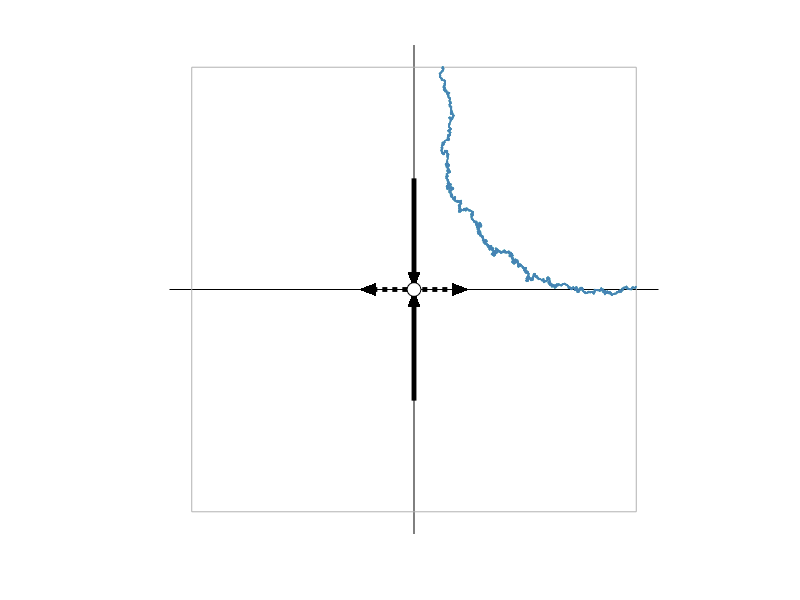

The MATLAB script that drew this image:
function figure6
%FIGURE6  A dissipative linear saddle equilibrium point

%   Kathryn A. Daltorio & Andrew D. Horchler, adh9 @ case . edu, Created 6-7-14
%   Revision: 1.1, 6-15-14


rng(15);                            % Set random seed to mak repeatable
dt = 1e-4;                          % Integration step size
delta = 0.1;                        % Neighborhood size
lambda_s = 0.08; lambda_u = 0.04;   % Stable and unstable eigenvalues
epsilon = 1.5e-3;                   % Noise magnitude

figure('Color','w','Renderer','painters');
pos = get(gcf,'Position'); set(gcf,'Position',pos([1:3 3]));
axis([-1 1 -1 1]*delta*1.1);
axis square; axis off; hold on;

% Draw axes, saddle, and eigenvectors
arrowx = 0.25*delta; arrowy = 0.5*delta;
arrow_length = 0.08*delta; arrow_width = 0.03*delta;
plot([-1 1]*delta*1.1,[0 0],'k',[0 0],[-1 1]*delta*1.1,'k');
plot([0 0],[1 -1]*arrowy,'k','LineWidth',3.5);
patch([0 -1 1 -1 1]*arrow_width,[0 1 1 -1 -1]*arrow_length,'k',...
      'EdgeColor','none');
plot([-1 1]*0.75*arrowx,[0 0],'k:','LineWidth',3.5);
patch([-arrowx -arrowx+arrow_length -arrowx+arrow_length -arrowx ...
       arrowx arrowx-arrow_length arrowx-arrow_length arrowx],...
      [0 1 -1 0 0 1 -1 0]*arrow_width,'k','EdgeColor','none');
plot(0,0,'ko','MarkerSize',10,'MarkerFaceColor','w');
plot([1 1 -1 -1 1]*delta,[1 -1 -1 1 1]*delta,'Color',[0.7 0.7 0.7]);
drawnow;

% Draw contour lines using solution to ODE
for x0 = 5*logspace(log10(delta/100),log10(delta/10),4)
    tf = log(delta/x0)/lambda_u; t = 0:dt:tf;
    x = x0*exp(lambda_u*t);
    y = delta*exp(-lambda_s*t);
    
    plot(x,y,'k','Color',[0.5 0.5 0.5]);
    drawnow;
end

% Simulate and plot noisy trajectory
lt = 1e6;
x = zeros(1,lt); x(1) = epsilon/sqrt(2*lambda_s)*randn;
y = zeros(1,lt); y(1) = delta;
i = 1;
while i<lt && abs(x(i))<delta
    x(i+1) = x(i)+lambda_u*x(i)*dt+epsilon*sqrt(dt)*randn;
    y(i+1) = y(i)-lambda_s*y(i)*dt+epsilon*sqrt(dt)*randn;
    i = i+1;
end
plot(x(1:i),y(1:i),'k','LineWidth',1,'Color',[70 130 180]/255);
drawnow;